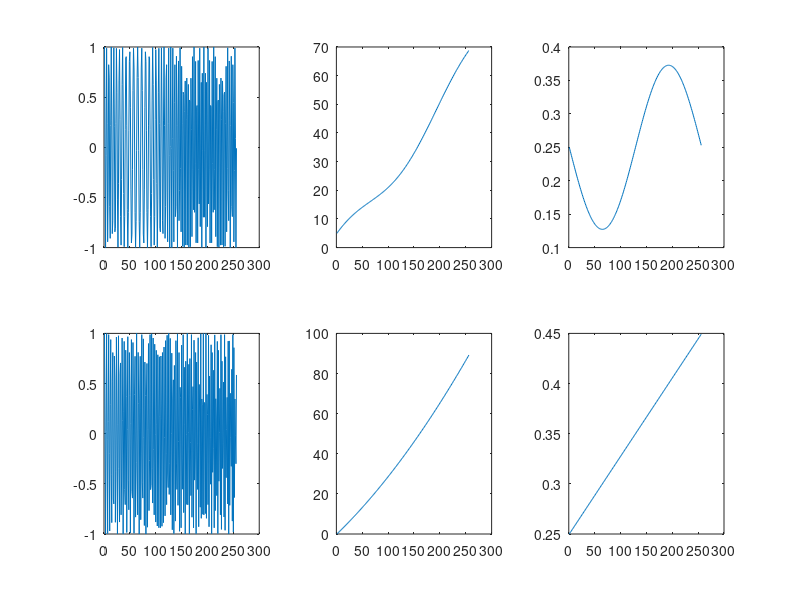
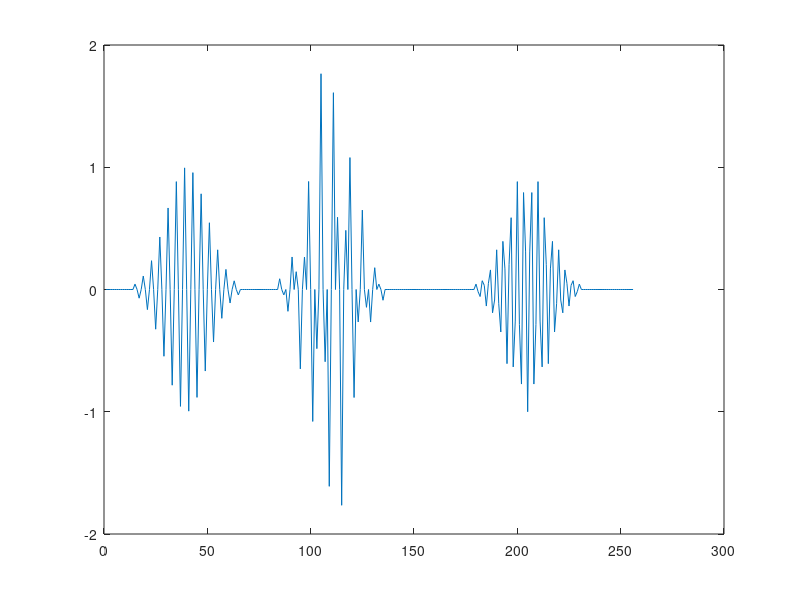

The MATLAB script that drew these images, in order: (Note: this script raises an error after producing the figures.)
addpath(genpath('tftb-0.2'));

N = 256;
n = 0:N-1;

phi1 = 0.25 * n + 5 * cos(2 * pi * n / N);
phi2 = 0.25 * n + 0.1 * n.^2/N;

f1 = 0.25 - 5 * 2 * pi / N * sin(2 * pi * n / N);
f2 = 0.25 + 0.2 * n / N;

x1 = cos(2 * pi * phi1);
x2 = cos(2 * pi * phi2);

figure(1);
subplot(2, 3, 1);
plot(x1);
subplot(2, 3, 2);
plot(phi1);
subplot(2, 3, 3);
plot(f1);
subplot(2, 3, 4);
plot(x2);
subplot(2, 3, 5);
plot(phi2);
subplot(2, 3, 6);
plot(f2);

figure(2);
T1 = 15; 
T2 = 85; 
T3 = 180;
Nh = 51; 
th = (0:Nh-1); 
h = gausswin(Nh)';
x3 = zeros(1,N);
x3(T1:T1+Nh-1) = h.*cos(2*pi*0.25*th);
x3(T2:T2+Nh-1) = h.*cos(2*pi*0.15*th);
x3(T2:T2+Nh-1) = x3(T2:T2+Nh-1) + h.*cos(2*pi*0.35*th);
x3(T3:T3+Nh-1) = h.*cos(2*pi*0.3*th);
plot(x3);

x1_bruit = ajoute_bruit(x1,10);
x2_bruit = ajoute_bruit(x2,10);
x3_bruit = ajoute_bruit(x3,10);

figure(3);
subplot(1, 3, 1);
plot(x1_bruit);
subplot(1, 3, 2);
plot(x2_bruit);
subplot(1, 3, 3);
plot(x3_bruit);

x = [x1; x2; x3; x1_bruit; x2_bruit; x3_bruit]; 
for j = 1:6
    figure(3 + j);
    Nh = [17 33 65 129];
    for i = 1:4
        h = hamming(Nh(i));
        [tfrx,T,F] = tftb_spectrogram(x(j, :)',N,h);
        subplot(2, 4, i);
        imagesc(T,F,tfrx); axis xy
    end
    
    Nh = 63;
    h = kaiser(Nh);
    [tfrx,T,F] = tftb_wvd(x(j, :)',N);
    subplot(2, 4, 5);
    imagesc(T,F,tfrx); axis xy
    
    Ng = [33, 15];
    for k = 1:2
        h = kaiser(Nh);
        g = kaiser(Ng(k));
        [tfrx,T,F] = tftb_spwvd(x(j, :)',N, g, h);
        subplot(2, 4, 5 + k);
        imagesc(T,F,tfrx); axis xy
    end
end